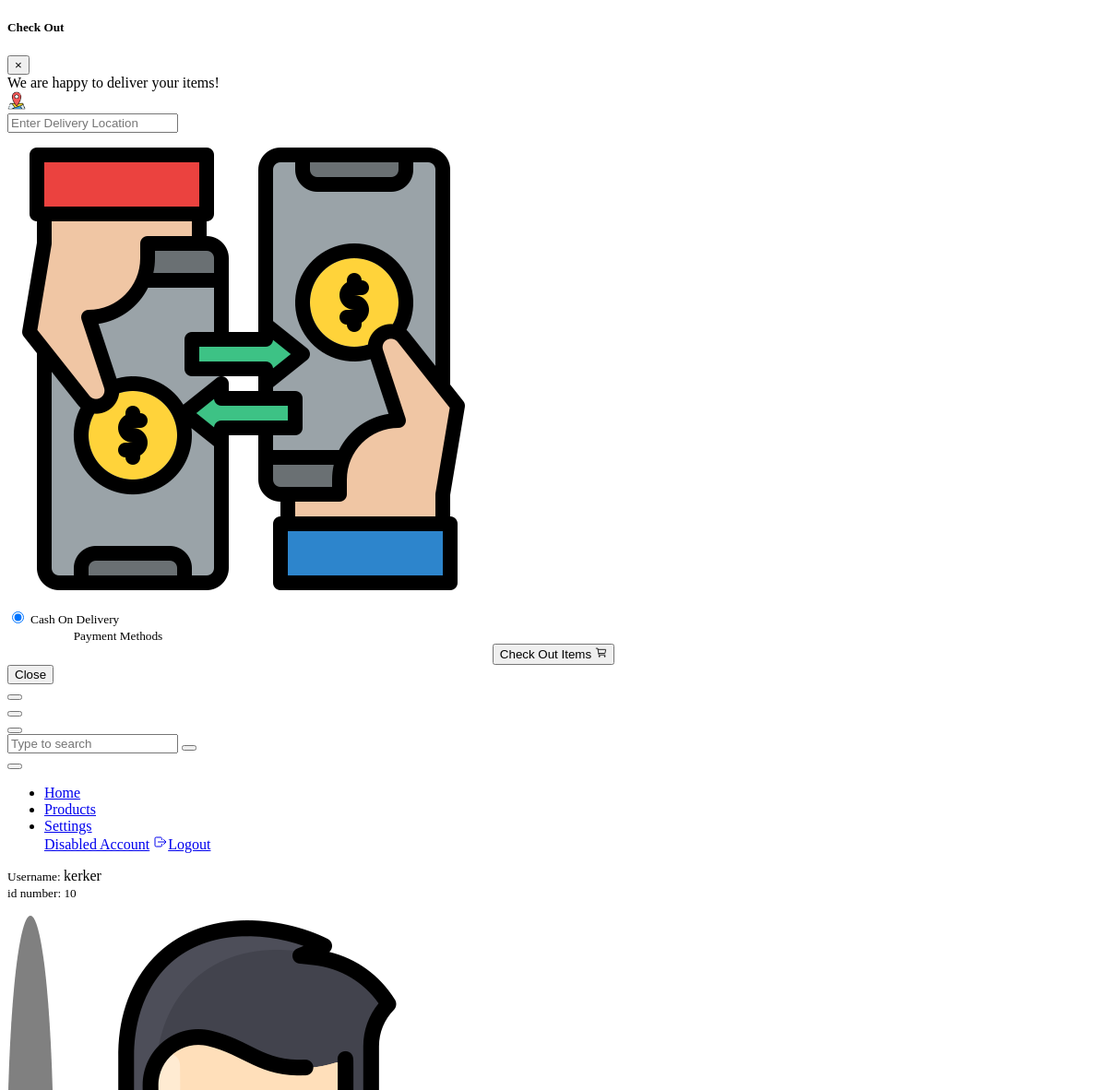
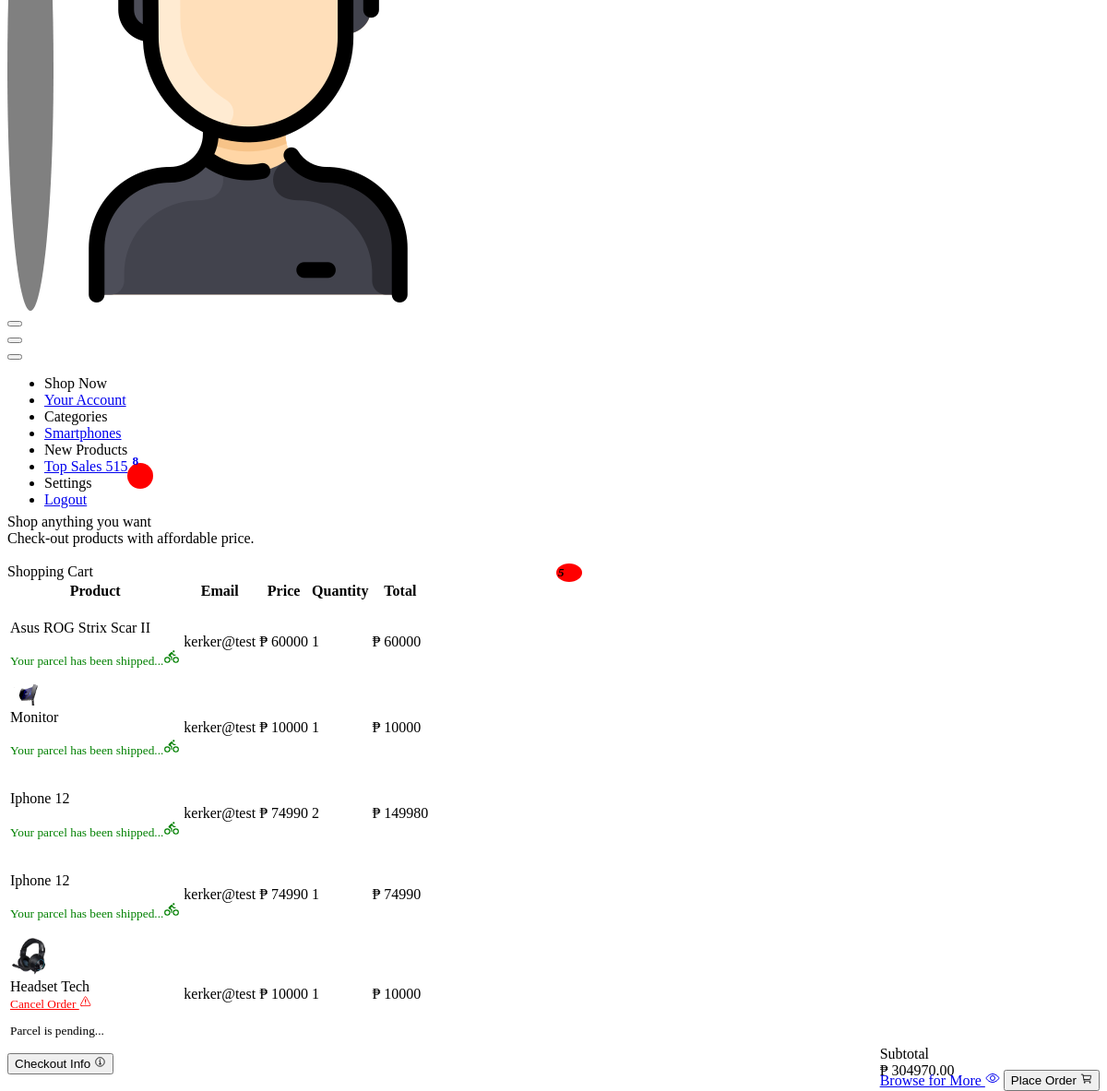
/checkout.php (signed in), run on the app's committed database (2 pictures, top to bottom).
### tables this page shows
CREATE TABLE `orders` (
  `id` int(11) NOT NULL,
  `product` varchar(250) NOT NULL,
  `price` bigint(250) NOT NULL,
  `quantity` int(250) NOT NULL,
  `email` varchar(250) NOT NULL,
  `status` int(100) NOT NULL,
  `image` varchar(200) NOT NULL
);

### checkout.php (the view, shortened to what the rows shown need)
<?php
if (!$_SESSION['email']) {
    header('location: login.php');
} else {
?>
<!doctype html>
<html lang="en">
<head>
    <link href="https://demo.dashboardpack.com/architectui-html-free/main.css" rel="stylesheet">
</head>
<body>
    <?php require_once 'process.php';
    $mysqli = new mysqli('remotemysql.com:3306','RYWsolO9KJ','AtcWQoQXMz','RYWsolO9KJ') or die(mysqli_error($mysqli));
    ?>
    <div class="app-container app-theme-white body-tabs-shadow fixed-sidebar fixed-header">
        <div class="app-main">
            <div class="app-main__outer" id="one" style="margin-top:-10px;">
                <div class="app-main__inner">
                    <div class="row" id="user2">
                        <div class="col-md-12">
                            <div class="main-card mb-3 card">
                                <div class="table-responsive">
                                    <table class="align-middle mb-0 table table-borderless table-striped table-hover" id="myTable">
                                        <thead>
                                            <tr>
                                                <th>Product</th>
                                                <th class="text-center">Email</th>
                                                <th class="text-center">Price</th>
                                                <th class="text-center">Quantity</th>
                                                <th class="text-center">Total</th>
                                            </tr>
                                        </thead>
                                        <tbody id="order-total">
                                            <?php $user = $mysqli->query("SELECT * FROM orders WHERE email = '".$_SESSION['email']."'") or die($mysqli->error);?>
                                            <?php while ($row = $user->fetch_assoc()) : ?>
                                            <tr>
                                                <td>
                                                    <div class="widget-content p-0">
                                                        <div class="widget-content-wrapper">
                                                            <div class="widget-content-left mr-3">
                                                                <div class="widget-content-left">
                                                                    <img width="40" class="rounded-circle"
                                                                        src="./images/<?=$row['image']?>" alt="">
                                                                </div>
                                                            </div>
                                                            <div class="widget-content-left flex2">
                                                                <div class="widget-heading">
                                                                    <?php echo $row['product']; ?></div>
                                                                <?php if($row['status'] == 1): ?>
                                                                <div class="widget-subheading opacity-7" id="cancel"
                                                                    style="display: none;"><a
                                                                        href="process.php?cancel=<?php echo $row['id'] ?>"
                                                                        style="color: red;"><small>Cancel Order
                                                                            <ion-icon name="warning-outline"></ion-icon>
                                                                        </small></a>
                                                                </div>
                                                                <?php else: ?>
                                                                <div class="widget-subheading opacity-7" id="cancel"><a
                                                                        href="process.php?cancel=<?php echo $row['id'] ?>"
                                                                        style="color: red;"><small>Cancel Order
                                                                            <ion-icon name="warning-outline"></ion-icon>
                                                                        </small></a>
                                                                </div>
                                                                <?php endif; ?>
                                                                <div class="widget-subheading opacity-7" id="ship">
                                                                    <?php if($row['status'] == 0 ): ?>
                                                                    <p style="font-size: smaller">Parcel is pending...
                                                                    </p>
                                                                    <?php else: ?>
                                                                    <p class="mt-1" id="ship"
                                                                        style="font-size: smaller;color:green;">Your
                                                                        parcel has been shipped...<ion-icon size="small"
                                                                            name="bicycle"></ion-icon>
                                                                    </p>
                                                                    <?php endif; ?>
                                                                </div>
                                                            </div>
                                                        </div>
                                                    </div>
                                                </td>
                                                <td class="text-center"><?php echo $row['email']; ?></td>
                                                <td class="text-center">₱ <?php echo $row['price']; ?></td>
                                                <td class="text-center">
                                                    <div>
                                                        <p class="mt-3"><?php echo $row['quantity']; ?></p>
                                                    </div>
                                                </td>
                                                <td class="text-center">
                                                    <?php
                                                            $price = $row['price'];
                                                            $quantity = $row['quantity'];
                                                            $total = $price * $quantity;
                                                            ?>
                                                    <span>₱ <span class="mt-3"
                                                            id="order"><?php echo $total; ?></span></span>
                                                </td>
                                            </tr>
                                            <?php endwhile; ?>
                                </div>
                            </div>
                        </div>
                    </div>
                </div>
            </div>
        </div>
    </div>
</body>
</html>
<?php } ?>

### data on the page
orders: product "Asus ROG Strix Scar II", status "Your parcel has been shipped...", email "kerker@test", price "60000", quantity "1"
orders: image (picture), product "Monitor", status "Your parcel has been shipped...", email "kerker@test", price "10000", quantity "1"
orders: product "Iphone 12", status "Your parcel has been shipped...", email "kerker@test", price "74990", quantity "2", total "149980"
orders: product "Iphone 12", status "Your parcel has been shipped...", email "kerker@test", price "74990", quantity "1"
orders: image (picture), product "Headset Tech", status "Parcel is pending...", email "kerker@test", price "10000", quantity "1"

### other printed values
$_SESSION['name'] "kerker"
$_SESSION['id'] "10"
$latest "8"
$check "5"
